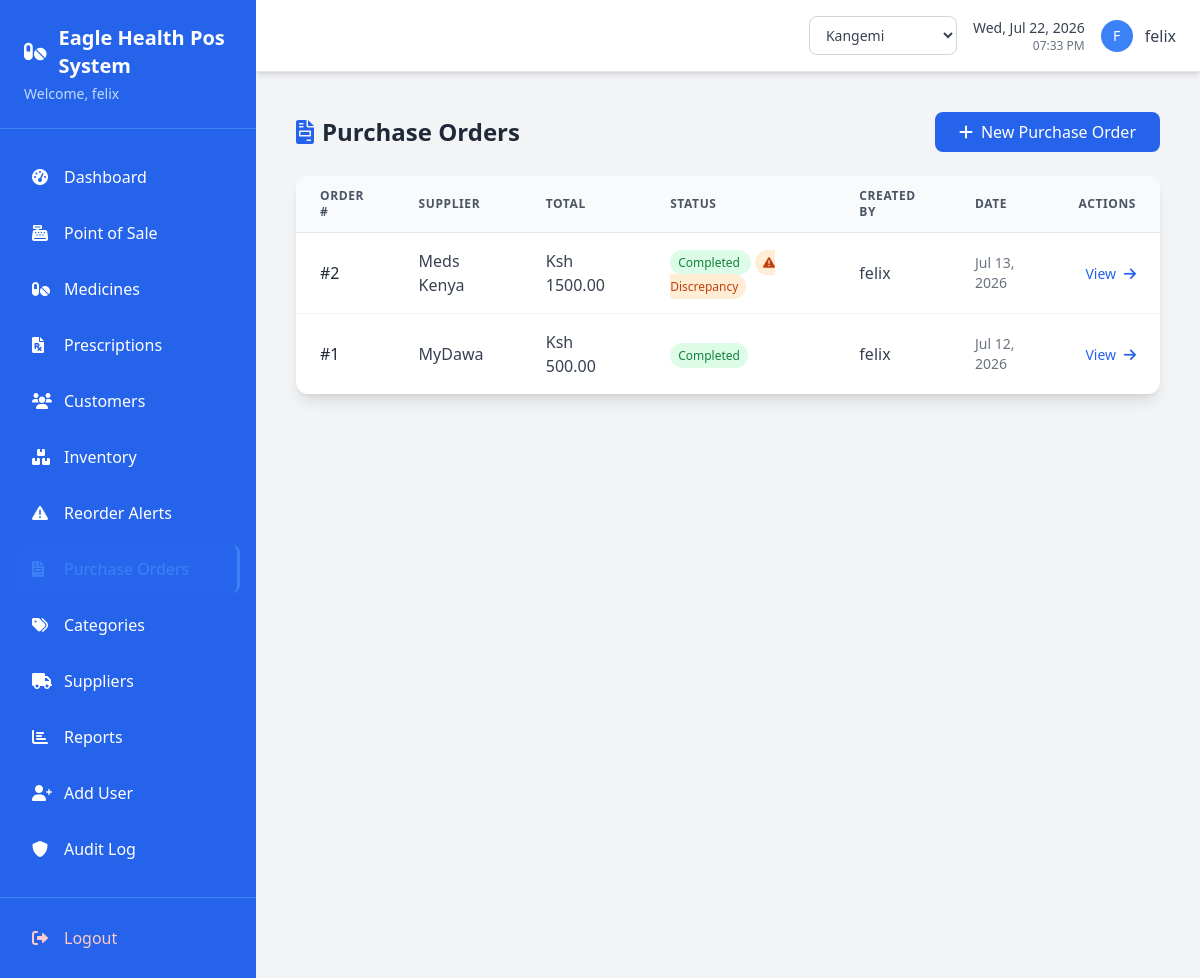
Screenshot of /orders/ (signed in) with the database file from the repository.
### pos/models.py (models this page shows, shortened)
class Order(models.Model):
    ORDER_STATUS = [
        ('pending', 'Pending'),
        ('completed', 'Completed'),
        ('cancelled', 'Cancelled'),
    ]
    branch = models.ForeignKey(Branch, on_delete=models.PROTECT, related_name='orders', null=True, blank=True)
    supplier = models.ForeignKey(Supplier, on_delete=models.CASCADE)
    order_date = models.DateField(auto_now_add=True)
    total_amount = models.DecimalField(max_digits=10, decimal_places=2, default=0)
    status = models.CharField(max_length=20, choices=ORDER_STATUS, default='pending')
    notes = models.TextField(blank=True)
    created_by = models.ForeignKey(User, on_delete=models.CASCADE, related_name='orders_created')
    received_by = models.ForeignKey(User, on_delete=models.SET_NULL, null=True, blank=True, related_name='orders_received')
    received_at = models.DateTimeField(null=True, blank=True)
    created_at = models.DateTimeField(auto_now_add=True)
    updated_at = models.DateTimeField(auto_now=True)
    @property
    def has_discrepancies(self):
        return any(item.discrepancy not in (None, 0) for item in self.items.all())

class Supplier(models.Model):
    name = models.CharField(max_length=100)
    contact_number = models.CharField(max_length=20)
    email = models.EmailField(max_length=100)
    address = models.TextField(blank=True)
    is_active = models.BooleanField(default=True)
    created_at = models.DateTimeField(auto_now_add=True)
    updated_at = models.DateTimeField(auto_now=True)

### pos/views.py (the view)
# urls.py: path('orders/', views.order_list, name='order_list'),
@login_required
def order_list(request):
    branch_filter = {} if request.active_branch_id is None else {'branch_id': request.active_branch_id}
    orders = Order.objects.filter(**branch_filter).select_related('supplier', 'created_by').order_by('-created_at')
    return render(request, 'pos/order_list.html', {'orders': orders})

### pos/context_processors.py (called while the page is built)
def branch_context(request):
    if not request.user.is_authenticated:
        return {}
    return {
        'branches': Branch.objects.filter(is_active=True) if getattr(request, 'is_branch_admin', False) else [],
        'active_branch': Branch.objects.filter(id=request.active_branch_id).first() if getattr(request, 'active_branch_id', None) else None,
    }

### pos/models.py (called while the page is built)
    def get_accessible_branches(self):
        if self.role == 'admin':
            return Branch.objects.filter(is_active=True)
        return Branch.objects.filter(id=self.branch_id, is_active=True) if self.branch_id else Branch.objects.none()

    @property
    def discrepancy(self):
        if self.quantity_received is None:
            return None
        return self.quantity_received - self.quantity_ordered

### templates/pos/order_list.html (shortened to what this page needs)
{% extends 'base.html' %}
{% block content %}
<div class="max-w-6xl mx-auto p-4">
    <div class="flex justify-between items-center mb-6">
        <h1 class="text-2xl font-bold text-gray-800">
            <i class="fas fa-file-invoice mr-2 text-blue-600"></i>Purchase Orders
        </h1>
        <a href="{% url 'order_add' %}" class="px-6 py-2 bg-blue-600 text-white rounded-lg hover:bg-blue-700 transition-colors">
            <i class="fas fa-plus mr-2"></i>New Purchase Order
        </a>
    </div>
    <div class="bg-white rounded-xl shadow-lg overflow-hidden">
        <table class="w-full text-left">
            <thead class="bg-gray-50 border-b border-gray-200">
                <tr>
                    <th class="px-6 py-3 text-xs font-semibold text-gray-600 uppercase tracking-wider">Order #</th>
                    <th class="px-6 py-3 text-xs font-semibold text-gray-600 uppercase tracking-wider">Supplier</th>
                    <th class="px-6 py-3 text-xs font-semibold text-gray-600 uppercase tracking-wider">Total</th>
                    <th class="px-6 py-3 text-xs font-semibold text-gray-600 uppercase tracking-wider">Status</th>
                    <th class="px-6 py-3 text-xs font-semibold text-gray-600 uppercase tracking-wider">Created By</th>
                    <th class="px-6 py-3 text-xs font-semibold text-gray-600 uppercase tracking-wider">Date</th>
                    <th class="px-6 py-3 text-xs font-semibold text-gray-600 uppercase tracking-wider text-right">Actions</th>
                </tr>
            </thead>
            <tbody class="divide-y divide-gray-100">
                {% for order in orders %}
                <tr class="hover:bg-gray-50 transition-colors">
                    <td class="px-6 py-4 font-medium text-gray-800">#{{ order.id }}</td>
                    <td class="px-6 py-4 text-gray-700">{{ order.supplier.name }}</td>
                    <td class="px-6 py-4 text-gray-700">Ksh {{ order.total_amount|floatformat:2 }}</td>
                    <td class="px-6 py-4">
                        <span class="px-2 py-1 text-xs font-medium rounded-full
                            {% if order.status == 'completed' %}bg-green-100 text-green-700
                            {% elif order.status == 'cancelled' %}bg-red-100 text-red-700
                            {% else %}bg-yellow-100 text-yellow-700{% endif %}">
                            {{ order.get_status_display }}
                        </span>
                        {% if order.has_discrepancies %}
                        <span class="ml-1 px-2 py-1 text-xs font-medium rounded-full bg-orange-100 text-orange-700">
                            <i class="fas fa-exclamation-triangle"></i> Discrepancy
                        </span>
                        {% endif %}
                    </td>
                    <td class="px-6 py-4 text-gray-700">{{ order.created_by.first_name|default:order.created_by.username }}</td>
                    <td class="px-6 py-4 text-gray-500 text-sm">{{ order.created_at|date:"M d, Y" }}</td>
                    <td class="px-6 py-4 text-right">
                        <a href="{% url 'order_detail' order.pk %}" class="text-blue-600 hover:text-blue-800 font-medium text-sm">
                            View <i class="fas fa-arrow-right ml-1"></i>
                        </a>
                    </td>
                </tr>
                {% endfor %}
            </tbody>
        </table>
    </div>
</div>
{% endblock %}

### templates/base.html (shortened to what this page needs)
{% load crispy_forms_tags %}
<!doctype html>
<html lang="en">
  <head>
    <script src="https://cdn.tailwindcss.com"></script>
    <link
      rel="stylesheet"
      href="https://cdnjs.cloudflare.com/ajax/libs/font-awesome/6.0.0/css/all.min.css"
    />
  </head>
  <body class="bg-gray-100 font-sans">
    <div class="flex h-screen">
      <div class="bg-blue-600 text-white w-64 flex-shrink-0 flex flex-col">
        <div class="p-6 border-b border-blue-500">
          <h1 class="text-xl font-bold flex items-center">
            <i class="fas fa-pills mr-3"></i>
            Eagle Health Pos System
          </h1>
          <p class="text-blue-200 text-sm mt-1">
            Welcome, {{ user.first_name|default:user.username }}
          </p>
        </div>
        <nav class="flex-1 px-4 py-6 space-y-2">
          <a
            href="{% url 'dashboard' %}"
            class="flex items-center px-4 py-3 rounded-lg hover:bg-blue-700 transition-colors duration-200 {% if request.resolver_match.url_name == 'dashboard' %}sidebar-active{% endif %}"
          >
            <i class="fas fa-tachometer-alt w-5 mr-3"></i>
            <span>Dashboard</span>
          </a>
          <a
            href="{% url 'pos_sale' %}"
            class="flex items-center px-4 py-3 rounded-lg hover:bg-blue-700 transition-colors duration-200 {% if request.resolver_match.url_name == 'pos_sale' %}sidebar-active{% endif %}"
          >
            <i class="fas fa-cash-register w-5 mr-3"></i>
            <span>Point of Sale</span>
          </a>
          <a
            href="{% url 'medicine_list' %}"
            class="flex items-center px-4 py-3 rounded-lg hover:bg-blue-700 transition-colors duration-200 {% if 'medicine' in request.resolver_match.url_name %}sidebar-active{% endif %}"
          >
            <i class="fas fa-pills w-5 mr-3"></i>
            <span>Medicines</span>
          </a>
          <a
            href="{% url 'prescription_list' %}"
            class="flex items-center px-4 py-3 rounded-lg hover:bg-blue-700 transition-colors duration-200 {% if 'prescription' in request.resolver_match.url_name %}sidebar-active{% endif %}"
          >
            <i class="fas fa-file-prescription w-5 mr-3"></i>
            <span>Prescriptions</span>
          </a>
          <a
            href="{% url 'customer_list' %}"
            class="flex items-center px-4 py-3 rounded-lg hover:bg-blue-700 transition-colors duration-200 {% if 'customer' in request.resolver_match.url_name %}sidebar-active{% endif %}"
          >
            <i class="fas fa-users w-5 mr-3"></i>
            <span>Customers</span>
          </a>
          <a
            href="{% url 'inventory_list' %}"
            class="flex items-center px-4 py-3 rounded-lg hover:bg-blue-700 transition-colors duration-200 {% if 'inventory' in request.resolver_match.url_name %}sidebar-active{% endif %}"
          >
            <i class="fas fa-boxes w-5 mr-3"></i>
            <span>Inventory</span>
          </a>
          <a
            href="{% url 'reorder_alerts' %}"
            class="flex items-center px-4 py-3 rounded-lg hover:bg-blue-700 transition-colors duration-200 {% if 'reorder' in request.resolver_match.url_name %}sidebar-active{% endif %}"
          >
            <i class="fas fa-triangle-exclamation w-5 mr-3"></i>
            <span>Reorder Alerts</span>
          </a>
          <a
            href="{% url 'order_list' %}"
            class="flex items-center px-4 py-3 rounded-lg hover:bg-blue-700 transition-colors duration-200 {% if 'order' in request.resolver_match.url_name %}sidebar-active{% endif %}"
          >
            <i class="fas fa-file-invoice w-5 mr-3"></i>
            <span>Purchase Orders</span>
          </a>
          <a
            href="{% url 'category_list' %}"
            class="flex items-center px-4 py-3 rounded-lg hover:bg-blue-700 transition-colors duration-200 {% if 'categor' in request.resolver_match.url_name %}sidebar-active{% endif %}"
          >
            <i class="fas fa-tags w-5 mr-3"></i>
            <span>Categories</span>
          </a>
          <a
            href="{% url 'supplier_list' %}"
            class="flex items-center px-4 py-3 rounded-lg hover:bg-blue-700 transition-colors duration-200 {% if 'supplier' in request.resolver_match.url_name %}sidebar-active{% endif %}"
          >
            <i class="fas fa-truck w-5 mr-3"></i>
            <span>Suppliers</span>
          </a>
          <a
            href="{% url 'sales_report' %}"
            class="flex items-center px-4 py-3 rounded-lg hover:bg-blue-700 transition-colors duration-200 {% if 'report' in request.resolver_match.url_name %}sidebar-active{% endif %}"
          >
            <i class="fas fa-chart-bar w-5 mr-3"></i>
            <span>Reports</span>
          </a>
          <a
            href="{% url 'add_user' %}"
            class="flex items-center px-4 py-3 rounded-lg hover:bg-blue-700 transition-colors duration-200 {% if request.resolver_match.url_name == 'add_user' %}sidebar-active{% endif %}"
          >
            <i class="fas fa-user-plus w-5 mr-3"></i>
            <span>Add User</span>
          </a>
          {% if user.profile.role == 'admin' %}
          <a
            href="{% url 'audit_log_list' %}"
            class="flex items-center px-4 py-3 rounded-lg hover:bg-blue-700 transition-colors duration-200 {% if request.resolver_match.url_name == 'audit_log_list' %}sidebar-active{% endif %}"
          >
            <i class="fas fa-shield-alt w-5 mr-3"></i>
            <span>Audit Log</span>
          </a>
          {% endif %}
        </nav>
        <div class="p-4 border-t border-blue-500">
          <a
            href="{% url 'login' %}"
            class="flex items-center px-4 py-3 rounded-lg hover:bg-red-600 transition-colors duration-200 text-red-200 hover:text-white"
          >
            <i class="fas fa-sign-out-alt w-5 mr-3"></i>
            <span>Logout</span>
          </a>
        </div>
      </div>
      <div class="flex-1 flex flex-col overflow-hidden">
<header class="bg-white shadow-md border-b border-gray-200 px-6 py-4">
  <div class="flex justify-between items-center">
    <div class="flex items-center space-x-4">
      {% if user.profile.role == 'admin' %}
      <div class="relative">
        <select
          onchange="window.location.href=this.value"
          class="border border-gray-300 rounded-lg px-3 py-2 text-sm font-medium text-gray-700 bg-white hover:border-blue-400 focus:outline-none focus:ring-2 focus:ring-blue-400"
        >
          {% for b in branches %}
            <option value="{% url 'switch_branch' b.id %}" {% if active_branch.id == b.id %}selected{% endif %}>
              {{ b.name }}
            </option>
          {% endfor %}
        </select>
      </div>
      {% elif active_branch %}
      <div class="flex items-center px-3 py-2 bg-blue-50 border border-blue-200 rounded-lg">
        <i class="fas fa-store text-blue-500 mr-2 text-sm"></i>
        <span class="text-sm font-medium text-blue-700">{{ active_branch.name }}</span>
      </div>
      {% endif %}
      <div class="text-right">
        <p
          class="text-sm font-medium text-gray-700"
          id="current-date"
        ></p>
        <p class="text-xs text-gray-500" id="current-time"></p>
      </div>
      <div class="flex items-center space-x-3">
        <div
          class="w-8 h-8 bg-blue-500 rounded-full flex items-center justify-center"
        >
          <span class="text-white font-medium text-sm">
            {{ user.first_name.0|default:user.username.0|upper }}
          </span>
        </div>
        <span class="text-gray-700 font-medium"
          >{{ user.first_name|default:user.username }}</span
        >
      </div>
    </div>
  </div>
</header>
        <main class="flex-1 overflow-auto p-6">
           {% block content %}{% endblock %}
        </main>
      </div>
    </div>
  </body>
</html>

### templates/base.html (style rules this page uses)
.sidebar-active { background-color: rgba(59, 130, 246, 0.1); border-right: 3px solid #3b82f6; }
.sidebar-active i, .sidebar-active span { color: #3b82f6; }

### rows the page displays
Order: id "2", supplier.name "Meds Kenya", total_amount "1500.00", status "Completed", shows "Discrepancy", created_by.first_name "felix", created_at "Jul 13, 2026"
Order: id "1", supplier.name "MyDawa", total_amount "500.00", status "Completed", created_by.first_name "felix", created_at "Jul 12, 2026"

### other values shown
{{ user.first_name|default:user.username }} "felix"
{{ user.first_name.0|default:user.username.0|upper }} "F"
form field value "Kangemi"
